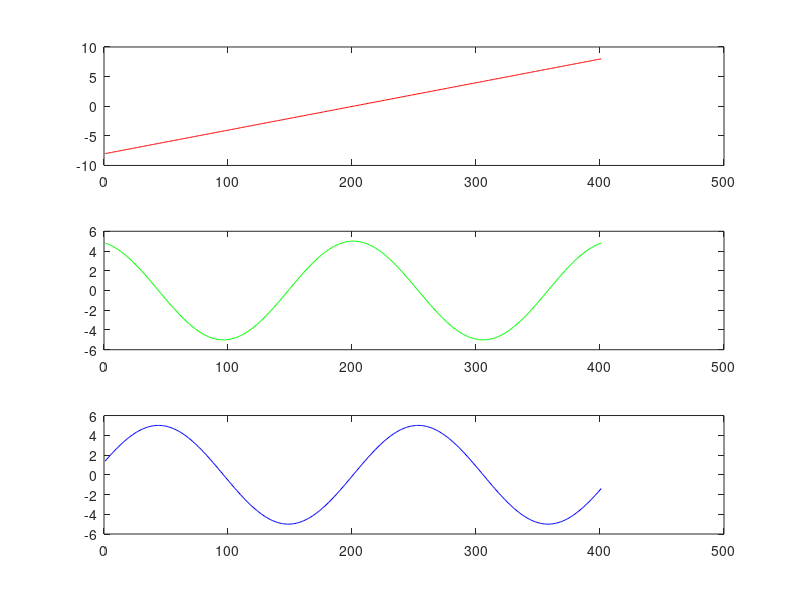

MATLAB code for this plot:
clear all
close all 
clc

t = -2:0.01:2;
x1 = 4 * t; %odd
x2 = 5 * cos(3 * t); %even
x3 = 5 * sin(3 * t); %odd
subplot(311);
plot(x1,'r');
subplot(312);
plot(x2,'g');
subplot(313);
plot(x3,'b');






